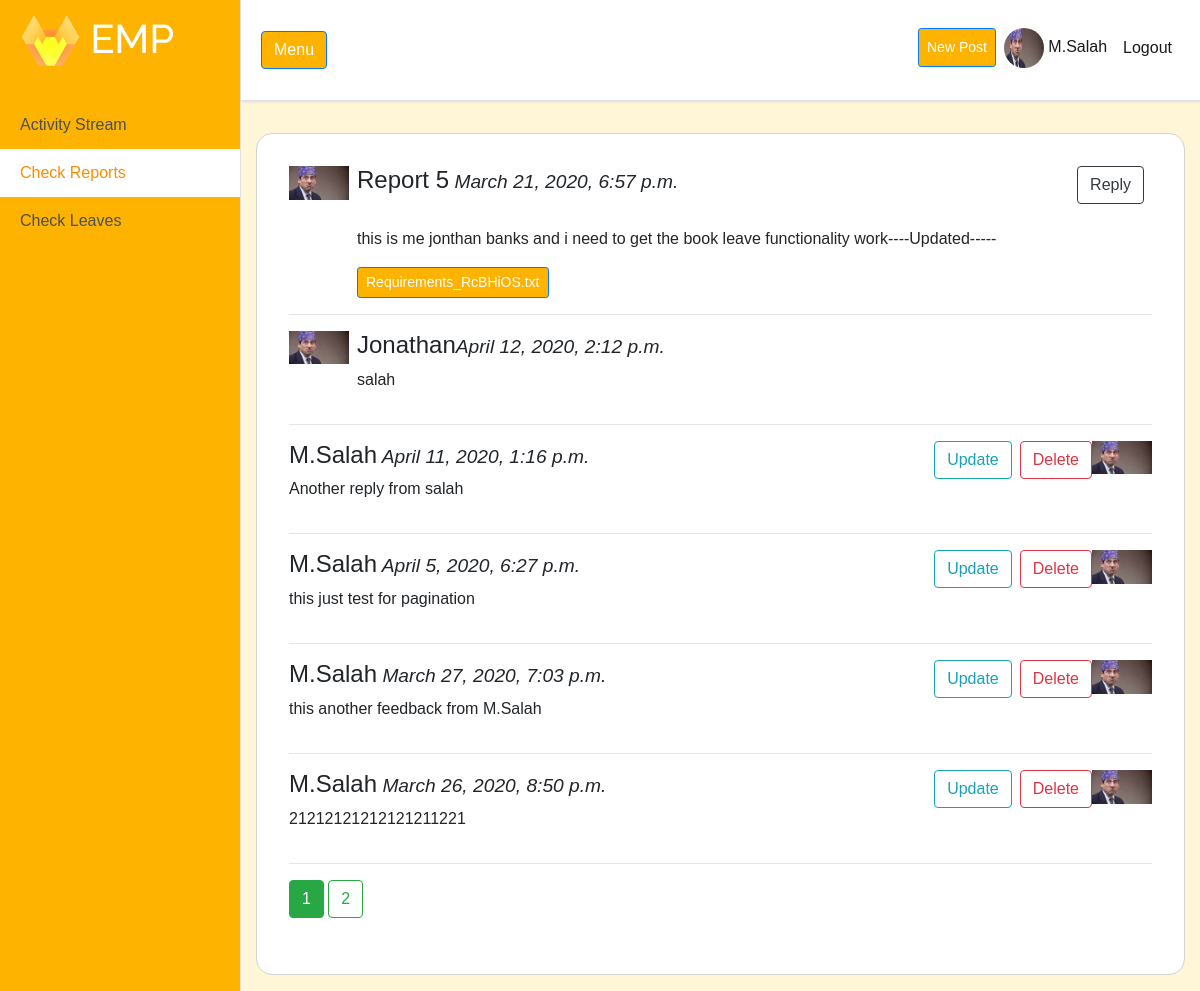
/report/5 (signed in), run on the app's committed database.
### users/models.py (models this page shows, shortened)
class Profile(models.Model):
    user = models.OneToOneField(User, on_delete=models.CASCADE)
    image = models.ImageField(default='default.jpg', upload_to='profile_pics')
    bio = models.TextField(max_length=500, blank=True)
    location = models.CharField(max_length=30, blank=True)
    birth_date = models.DateField(null=True, blank=True)
    is_employee = models.BooleanField(default=True)

### reportsick/models.py (models this page shows, shortened)
class Report(models.Model):
    title = models.TextField(max_length=100)
    content = models.TextField()
    document = models.FileField(blank=True, default=None, upload_to='documents')
    date_posted = models.DateTimeField(default=timezone.now)
    author = models.ForeignKey(User, on_delete=models.CASCADE)
    is_seen = models.BooleanField(default=False)
    class Meta:
        ordering = ['-date_posted']
    @property
    def filename(self):
        return os.path.basename(self.document.path)

class Feedback(models.Model):
    content = models.TextField()
    document = models.FileField(blank=True, default=None, upload_to='documents')
    date_posted = models.DateTimeField(default=timezone.now)
    author = models.ForeignKey(User, on_delete=models.CASCADE)
    report = models.ForeignKey(Report, on_delete=models.CASCADE, default=None)
    is_seen = models.BooleanField(default=False)
    class Meta:
        ordering = ['-date_posted']
    def __str__(self):
        return self.content
    @property
    def feedbackseen(self):
        temp = Feedback.objects.get(pk=self.pk)
        print(temp)
        temp.is_seen = True
        temp.save()

### reportsick/views.py (the view)
# urls.py: path('report/<int:pk>', ReportDetailView.as_view(), name='report-detail'),
class ReportDetailView(LoginRequiredMixin, DetailView, MultipleObjectMixin):
    model = Report
    paginate_by = 5
    def get_context_data(self, **kwargs):
        object_list = Feedback.objects.filter(report=self.get_object()).all()
        context = super().get_context_data(object_list=object_list, **kwargs)
        return context

### reportsick/templates/reportsick/report_detail.html (shortened to what this page needs)
{% extends 'activitystream/base.html' %}
{% block content %}
<div id = "main">
    <div class="media">
    <div class="media-left">
      <img src="{{ report.author.profile.image.url }}" class="media-object" style="width:60px">
    </div>
    <div class="media-body ml-2">
        <h4 class="media-heading">{{report.title}}<small><i>  {{ report.date_posted }}</i></small>
            <a href="{% url 'add_feedback' pk=report.pk %}" class="btn btn-outline-dark mr-2" style="float: right">Reply</a></h4><br>
      <p>  {{ report.content }}</p>
        {% if report.document != '' %}
        <a class="btn btn-primary btn-sm" href="{{ report.document.url }}" target="_blank">{{ report.filename }}</a>
        {% endif %}
    </div>
  </div>
  <hr>
    {% for feedback in object_list %}
        {% if feedback.author.is_staff %}
  <div class="media">
    <div class="media-body">
        <h4 class="media-heading">{{feedback.author}}<small><i>   {{ feedback.date_posted }}</i></small>{% if feedback.author == user %}<a href="{% url 'feedback-delete' feedback.id %}" class="btn btn-outline-danger" style="float: right">Delete</a><a href="{% url 'feedback-update' feedback.id %}" class="btn btn-outline-info mr-2" style="float: right">Update</a>{% endif %}</h4>
      <p>{{ feedback.content }}</p>
    </div>
    <div class="media-right">
      <img src="{{ feedback.author.profile.image.url }}" class="media-object" style="width:60px">
    </div>
  </div>
  {% else %}
   <div class="media">
    <div class="media-left">
      <img src="{{ feedback.author.profile.image.url }}" class="media-object" style="width:60px">
    </div>
    <div class="media-body ml-2">
        <h4 class="media-heading">{{feedback.author}}<small><i>{{ feedback.date_posted }}</i></small></h4>
      <p>  {{ feedback.content }}</p>
    </div>
  </div>
        {% endif %}
        <hr>
    {% endfor %}
        {% if is_paginated %}
            {% for i in page_obj.paginator.page_range %}
                {% if page_obj.number == i %}
                    <a class="btn btn-success mb-4" href="?page={{ i }}">{{ i }}</a>
                    {% else %}
                    <a class="btn btn-outline-success mb-4" href="?page={{ i }}">{{ i }}</a>
                {% endif %}
            {% endfor %}
    {% endif %}
</div>
{% endblock content %}

### activitystream/templates/activitystream/base.html (shortened to what this page needs)
{% load static %}
<!DOCTYPE html>
<html lang="en">
<head>
  <link rel="stylesheet" href="https://stackpath.bootstrapcdn.com/bootstrap/4.4.1/css/bootstrap.min.css">
  <link rel="stylesheet" type="text/css" href="{% static 'activitystream/main.css' %}">
</head>
<body>
  <div class="d-flex" id="wrapper">
    <div class=" border-right" style="background-color: #feb300; !important;" id="sidebar-wrapper">
      <div class="sidebar-heading" style="background-color: #feb300; !important;"><h1> <img src="{% static "activitystream/logo.png" %}" alt="Employee Portal" style="width:60px"/> EMP</h1></div>
      <div class="list-group list-group-flush">
        <a href="{% url 'activity-home' %}" class="list-group-item list-group-item-action" id = "activity_button" >Activity Stream</a>
        {% if user.is_active and user.is_staff %}
        <a href="{% url 'all-reports' %}" class="list-group-item list-group-item-action " id = "report_button" >Check Reports</a>
        <a href="{% url 'all-leaves' %}" class="list-group-item list-group-item-action" id = "leave_button" >Check Leaves</a>
        {% else %}
        <a href="{% url 'reports-home' %}" class="list-group-item list-group-item-action" id = "reportto_button">My Reports</a>
        <a href="{% url 'leave-home' %}" class="list-group-item list-group-item-action" id = "bookleave_button">My Leaves</a>
        {% endif %}
      </div>
    </div>
    <div id="page-content-wrapper">
      <nav class="navbar navbar-expand-lg navbar-light border-bottom sticky-top" style="background-color: white; !important;" >
        <button class="btn btn-primary" id="menu-toggle">Menu</button>
        <div class="collapse navbar-collapse" id="navbarSupportedContent">
          <ul class="navbar-nav ml-auto mt-2 mt-lg-0">
            {% if user.is_authenticated %}
              <li class="nav-item active mt-1">
                 <a class="btn btn-primary btn-sm nav-link mt-1" href="{% url 'post-create' %}" style="color: white">New Post</a>
              </li>
                 <li class="nav-item active mb-1 ">
                <a class="nav-link" href="{% url 'profile' %}">
                        <img height="40px" width="40px"  class="rounded-circle account-img" src="{{ user.profile.image.url }}">
                    {{ user.username }}</a>
                </li>
                <li class="nav-item active mb-1 ">
                <a class="nav-link mt-2" href="{% url 'logout' %}">  Logout</a>
                </li>
            {% else %}
              <li class="nav-item active">
                <a class="nav-link" href="{% url 'activity-home' %}">Home <span class="sr-only">(current)</span></a>
              </li>
            {% endif %}
          </ul>
        </div>
      </nav>
<div id = main-section>
      <div class="container-fluid">
      <br>
      {% block content %}{% endblock %}
      </div>
</div>
    </div>
  </div>
</body>
</html>

### activitystream/static/activitystream/main.css (style rules this page uses)
.list-group-item-action { background-color: #feb300; !important; position: fixed; }
body { overflow-x: hidden; font-family: 'Poppins', sans-serif; background: #fff5d7; }
.btn-primary { background-color: #feb300; !important; }
#activity_button { margin-top:6.3rem; width: 15rem; }
#report_button,#reportto_button { margin-top:9.3rem; width:15rem; }
#leave_button,#bookleave_button { margin-top:12.3rem; width: 15rem; }
#main-section { margin-top: -2rem; }
.sidebar-heading { position: fixed; color: white; background: rgba(0, 0, 0, 0.2); }
.navbar { padding: 20px ; background: #fff; border: none; border-radius: 0; margin-bottom: 40px; box-shadow: 1px 1px 3px rgba(0, 0, 0, 0.1); }
#sidebar-wrapper { min-height: 100vh; margin-left: -15rem; -webkit-transition: margin .25s ease-out; -moz-transition: margin .25s ease-out; -o-transition: margin .25s ease-out; transition: margin .25s ease-out; }
#sidebar-wrapper .sidebar-heading { padding: 0.875rem 1.25rem; font-size: 1.2rem; }
#sidebar-wrapper .list-group { width: 15rem; }
#page-content-wrapper { min-width: 100vw; }
@media (min-width: 768px) { #sidebar-wrapper { margin-left: 0; } }
@media (min-width: 768px) { #page-content-wrapper { min-width: 0; width: 100%; } }
h1 { font-family: Raleway ; }

### reportsick/templates/reportsick/report_detail.html (style rules this page uses)
#report_button, #reportto_button { background-color: white; font-size: 1rem; color: darkorange; }
#main { padding: 2rem; border: solid 1px lightgrey; border-radius: 1rem; background: white; margin-bottom: 1rem; }

### data on the page
Report: author.profile.image (picture), title "Report 5", date_posted "March 21, 2020, 6:57 p.m.", content "this is me jonthan banks and i need to get the book leave functionality work----Updated-----", filename "Requirements_RcBHiOS.txt"
Feedback: author.profile.image (picture), author "Jonathan", date_posted "April 12, 2020, 2:12 p.m.", content "salah"
Feedback: author "M.Salah", date_posted "April 11, 2020, 1:16 p.m.", shows "Delete", content "Another reply from salah", author.profile.image (picture)
Feedback: author "M.Salah", date_posted "April 5, 2020, 6:27 p.m.", shows "Delete", content "this just test for pagination", author.profile.image (picture)
Feedback: author "M.Salah", date_posted "March 27, 2020, 7:03 p.m.", shows "Delete", content "this another feedback from M.Salah", author.profile.image (picture)
Feedback: author "M.Salah", date_posted "March 26, 2020, 8:50 p.m.", shows "Delete", content "21212121212121211221", author.profile.image (picture)

### other printed values
{{ user.username }} "M.Salah"
{{ i }} "1"
{{ i }} "2"
